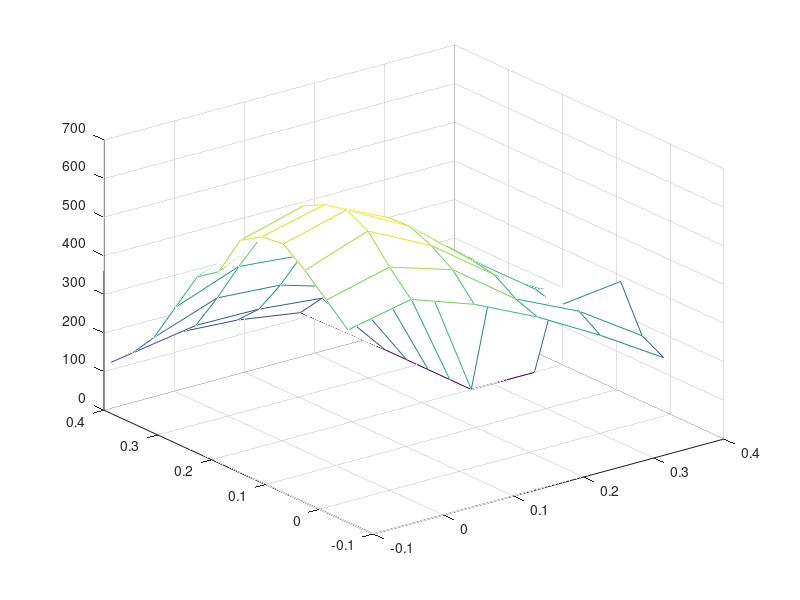

This chart was generated by the following MATLAB code: (Note: this script raises an error after producing the figure.)
clear all
H = 1;          %hight of the light and PD (located at (0,0,H)

CarW = 0.24; %Lenght of the object
CarL = 0.65; %Whidth of the object
CarH = 0.42; %Hight of the object

%objRefl = 1; %how much of the light is NOT converted to heat on impact.
objRefl = 0.75; %paper
%objRefl = 0.7; %polished aluminum
%objRefl = 0.65; %Paper

s = 150;        %shininess factor, amount of light that is NOT converted to light on impact
%floorRefl = 1;  
%floorRefl = 0.75*0.48; %EWI Floor (calculated)
floorRefl = 0.75;  %paper
%floorRefl = 0.11; %Aged asphalt
%floorRefl = 0.85; %Snow

halfconeapex = (35.4/2*pi)/180; %Angle at Half Power in radiance
m = -1/log2(cos(halfconeapex)); %some index describing the radiation pattern
lumI = 290;

dist= @(x,y,z) sqrt(x.*x+y.*y+z.*z);
COSinvalshoek = @(x,y,z,n1,n2,n3) dot([x y z]/dist(x,y,z), [n1 n2 n3]/dist(n1,n2,n3));
COSuitvalshoek = @(x,y,z,n1,n2,n3) COSinvalshoek(x,y,z,n1,n2,n3);

COSinvalshoek_= @(v1,v2) dot(v1/norm(v1),v2/norm(v2));
COSuitvalshoek_= @(v1,v2) COSinvalshoek_(v1,v2);

%I = I0 * cos(phi)^m
% Note that the light is tilted 5 degrees. This was found while comparing
% the patterns
I = @(x,y,z) lumI .* ((m+1)/(2*pi)) .* COSuitvalshoek(x,y,-z,-0.087/2,0,-1).^m;
I_= @(x,y) I(x,y,H);

Ehor = @(x,y) I(x,y,H) * COSinvalshoek(0,0,1,-x,-y,H) / dist(x,y,H)^2;
%Ehor_ = @(x) Ehor(x,0);

%Super is the measured illumination pattern
 super = ...
 [485 520 463 386 294 192; ...
 537 578 527 407 331 223; ...
 588 646 564 444 318 338; ...
 631 675 588 455 336 245; ...
 624 663 585 461 333 235; ...
 589 634 564 457 309 235; ...
 482 570 530 438 0 0; ...
 443 500 473 386 0 0; ...
 339 400 385 325 0 0; ...
 235 293 282 233 0 0; ...
 169 196 194 178 0 0; ...
 119 150 140 115 0 0]
 
 xaxis = -0.09:0.09:4*0.09;
 yaxis = -1*0.04:0.04:10*0.04;
 mesh(xaxis,yaxis,super)
 hold on
 
 %fmesh(Ehor,[0 1  0 1 ]) generates the calculated illumination pattern
 fmesh(Ehor,[0 1  0 1 ])
 xlabel('x-axis')
 ylabel('y-axis')
 zlabel('E_h_o_r(lx)')
 title('Measured and calculated illumination patterns overlapped')